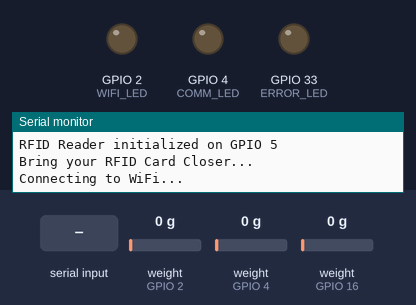
Recording of a sketch running on a simulated ESP32. Parts: output pins drawn as LEDs (lit = HIGH), the last lines printed to the serial monitor. The inputs (shaded band) are chosen by the test bench; at power-on: weight on the scale (sensors on GPIO 2, GPIO 4, GPIO 16) 0 g. WiFi joins after 1.5 s; servers stay silent unless stated; pins used as bus, display or sensor lines are not drawn.

Above: at 0.1 s.
At 9.0 s:
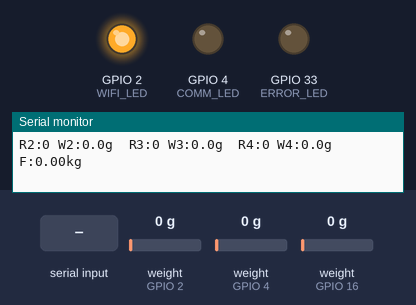
9.1 s: "calibrate2\n" received over Serial
15.5 s: "calibrate3\n" received over Serial
20.6 s: weight on the scale (sensor on GPIO 2) set to 100 g
Timing chart, 0 to 23.6 s (numbered marks = the images above; inputs shaded):
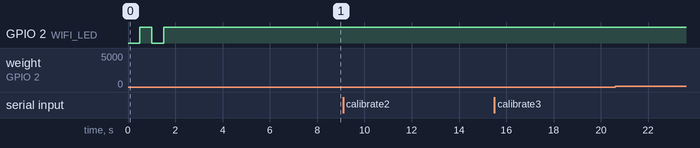

The sketch:

Manual_ENcorporation.ino
```cpp
#include <WiFi.h>
#include <ArduinoJson.h>
#include "esp_camera.h"  // ESP32 Camera library
#include <HardwareSerial.h>

// WiFi configuration
const char* ssid = "Kealeboga's S24";
const char* password = "Skhalo The Great";

// Server configuration (your PC's IP and port)
const char* serverIP = "196.42.97.5";
const int serverPort = 12345;


// Status LEDs
#define WIFI_LED 2       // Built-in LED (usually GPIO2 on ESP32)
#define COMM_LED 4       // Communication status LED
#define ERROR_LED 33     // Changed from 5 to avoid conflict with RFID

// RFID configuration
#define RFID_RX 5        // Keep RFID on GPIO 5
#define RFID_TX -1       // Not used
HardwareSerial RFID(2);  // Use UART2

// RFID variables
String text = "";
String CardNumber = "1100773C55";
String lastValidCardID = "";
bool cardProcessed = false;

// Timing
unsigned long lastSendTime = 0;
const long sendInterval = 1000;  // Check every 1 second
int mockCounter = 1;


#include <Arduino.h>
#include <HX711.h>

// --- Pin Definitions for 3 HX711 Scales ---
#define DOUT2_PIN       2   // Data pin for Scale 2 (now primary)
#define DOUT3_PIN       4   // Data pin for Scale 3
#define DOUT4_PIN       16  // Data pin for Scale 4
#define SCK_SHARED_PIN  17  // Shared clock pin

// --- HX711 Scale Objects ---
HX711 scale2;  // Now primary scale
HX711 scale3;
HX711 scale4;

// --- Calibration Factors ---
const float CALIBRATION_FACTOR_SCALE2 = 23.1358;
const float CALIBRATION_FACTOR_SCALE3 = 23.8812;
const float CALIBRATION_FACTOR_SCALE4 = 27.8928;

// --- Kalman Filter Parameters ---
double Q = 0.001;  // Process noise covariance
double R = 0.01;   // Measurement noise covariance
double x_est_combined_kg = 0.0;
double P_est_combined_kg = 1.0;


double getKalmanFilteredWeight(double meas_kg) {
    // Prediction
    double P_pred = P_est_combined_kg + Q;
    // Update
    double K = P_pred / (P_pred + R);
    x_est_combined_kg += K * (meas_kg - x_est_combined_kg);
    P_est_combined_kg = (1 - K) * P_pred;
    return x_est_combined_kg;
}


void calibrateScale(HX711 &scale_obj, const String& name) {
    Serial.printf("\n--- Calibrating %s ---\n", name.c_str());
    Serial.println("Remove all weight for tare...");
    delay(3000);
    scale_obj.tare(20);
    Serial.print("Tared. Raw offset = ");
    Serial.println(scale_obj.get_value());

    float known_weights[] = {500, 2350.0, 4450.0};
    int n = sizeof(known_weights)/sizeof(known_weights[0]);

    for (int i = 0; i < n; i++) {
        Serial.printf("\nStep %d/%d: Place %.1fg. Press Enter.\n", i+1, n, known_weights[i]);
        while (!Serial.available()) { delay(500); }
        Serial.readStringUntil('\n');
        while (Serial.available()) Serial.read();
        delay(2000);
        float units = scale_obj.get_value(50);
        Serial.printf("Units with %.1fg: %.2f\n", known_weights[i], units);
        if (units != 0) {
            float f = units / known_weights[i];
            Serial.printf("Factor for this weight: %.4f\n", f);
        }
        Serial.println("Remove weight.");
        delay(2000);
    }
    Serial.println("\nAverage your 3 factors and update the sketch constants.");
    float last_units = scale_obj.get_value(20);
    if (last_units != 0) {
        scale_obj.set_scale(last_units / known_weights[n-1]);
        Serial.printf("Temp scale set to %.4f\n", last_units/known_weights[n-1]);
    } else {
        scale_obj.set_scale(1.0);
    }
    Serial.printf("--- Calibration complete for %s ---\n", name.c_str());
}


void setup() {
  // Initialize Serial - ONLY ONCE!
  Serial.begin(115200);

  // Initialize LEDs
  pinMode(WIFI_LED, OUTPUT);
  pinMode(COMM_LED, OUTPUT);
  pinMode(ERROR_LED, OUTPUT);
  digitalWrite(WIFI_LED, LOW);
  digitalWrite(COMM_LED, LOW);
  digitalWrite(ERROR_LED, LOW);

  // Initialize RFID
  RFID.begin(9600, SERIAL_8N1, RFID_RX, RFID_TX);
  Serial.println("RFID Reader initialized on GPIO 5");
  Serial.println("Bring your RFID Card Closer...");

  // Initialize WiFi
  WiFi.begin(ssid, password);
  Serial.println("Connecting to WiFi...");

  while (WiFi.status() != WL_CONNECTED) {
    delay(500);
    Serial.print(".");
    digitalWrite(WIFI_LED, !digitalRead(WIFI_LED));  // Blink while connecting
  }

  digitalWrite(WIFI_LED, HIGH);  // Solid on when connected
  Serial.println("");
  Serial.println("WiFi connected");
  Serial.print("IP address: ");
  Serial.println(WiFi.localIP());

  delay(1000);


  //weigh set up
    delay(300);
    Serial.println("\n--- 3-Scale HX711 System (Scales 2,3,4) ---");

    // Initialize scales
    scale2.begin(DOUT2_PIN, SCK_SHARED_PIN);
    scale3.begin(DOUT3_PIN, SCK_SHARED_PIN);
    scale4.begin(DOUT4_PIN, SCK_SHARED_PIN);
    delay(2000);

    // Apply calibration
    scale2.set_scale(CALIBRATION_FACTOR_SCALE2);
    scale3.set_scale(CALIBRATION_FACTOR_SCALE3);
    scale4.set_scale(CALIBRATION_FACTOR_SCALE4);

    Serial.println("Calibration factors set:");
    Serial.printf("  S2=%.4f, S3=%.4f, S4=%.4f\n",
                  CALIBRATION_FACTOR_SCALE2,
                  CALIBRATION_FACTOR_SCALE3,
                  CALIBRATION_FACTOR_SCALE4);

    // Tare all
    scale2.tare(10);
    scale3.tare(10);
    scale4.tare(10);

    // Reset Kalman
    x_est_combined_kg = 0;
    P_est_combined_kg = 1;

    Serial.println("Ready! Commands: calibrate2, calibrate3, calibrate4");
    Serial.println("Output: Raw2 W2(g)  Raw3 W3(g)  Raw4 W4(g)  Filtered(kg)");
}


void loop() {
  // Continuously read RFID
  readRFID();

  unsigned long currentTime = millis();

  // Send data at intervals or when new card is detected
  if (currentTime - lastSendTime >= sendInterval) {
    lastSendTime = currentTime;

    // Prepare data to send
    String rfidToSend = "NO_CARD";
    String status = "WAITING";

    if (lastValidCardID != "") {
      rfidToSend = lastValidCardID;
      status = checkAccess(lastValidCardID) ? "ACCESS_GRANTED" : "ACCESS_DENIED";

      // Clear the card ID after processing to avoid repeated sends
      lastValidCardID = "";
    }


//===============
    double filt_kg = 0;
    static uint32_t last = 0;
    if (millis() - last >= 100) {
        if (scale2.is_ready() && scale3.is_ready() && scale4.is_ready()) {

            long r2 = scale2.read();
            long r3 = scale3.read();
            long r4 = scale4.read();
            float w2 = scale2.get_units(1);
            float w3 = scale3.get_units(1);
            float w4 = scale4.get_units(1);

            // Combine all three scales
            float comb_g = 0.9 * (abs(w2) + abs(w3) + abs(w4)) / 3.0;
            double meas_kg = comb_g / 1000.0;
            filt_kg = getKalmanFilteredWeight(meas_kg);

            Serial.printf("R2:%ld W2:%.1fg  R3:%ld W3:%.1fg  R4:%ld W4:%.1fg  F:%.2fkg\n",
                          r2, w2, r3, w3, r4, w4, filt_kg);

            last = millis();
        }
    }

    // Handle calibration commands
    if (Serial.available()) {
        String cmd = Serial.readStringUntil('\n');
        cmd.trim();
        if (cmd == "calibrate2") {
            calibrateScale(scale2, "Scale 2");
        } else if (cmd == "calibrate3") {
            calibrateScale(scale3, "Scale 3");
        } else if (cmd == "calibrate4") {
            calibrateScale(scale4, "Scale 4");
        }
        // Re-tare after calibration
        scale2.tare(10);
        scale3.tare(10);
        scale4.tare(10);
        x_est_combined_kg = 0;
        P_est_combined_kg = 1;
        while (Serial.available()) Serial.read();
    }
//===============


    int count = 0;
    while(count < 5){
      delay(1000);
      count++;
    }

    //float mockWeight = random(1, 50) / 10.0;  // Random weight between 1.0-50.0 kg
    float mockWeight = filt_kg;
    // Create JSON payload
    DynamicJsonDocument doc(512);
    doc["rfid"] = rfidToSend;
    doc["weight"] = mockWeight;
    doc["imageurl"] = "https://drive.google.com/file/d/1HNX2AHT-P-N_5J7Y3iFb8TWuacCzBD_g/view?usp=drive_link";
    doc["counter"] = mockCounter;
    doc["status"] = status;
    doc["timestamp"] = millis();

    String payload;
    serializeJson(doc, payload);

    // Only send if we have meaningful data (not just waiting status)
    if (rfidToSend != "NO_CARD") {
      sendToServer(payload);
      mockCounter++;
    }
  }

  delay(50);  // Small delay to prevent overwhelming the system


}

void readRFID() {
  char c;

  // Read available RFID data
  while (RFID.available() > 0) {
    delay(5);
    c = RFID.read();
    text += c;
  }

  // Process when we have enough data
  if (text.length() > 20) {
    processCard();
    text = "";  //Clear for next reading
  }
}

void processCard() {
  // Extract card ID (same logic as your check function)
  String cardID = text.substring(1, 11);

  Serial.println("\n=== CARD DETECTED ===");
  Serial.println("Raw data length: " + String(text.length()));
  Serial.println("Card ID: " + cardID);
  Serial.println("Authorized ID: " + CardNumber);

  // Store the card ID for sending to server
  lastValidCardID = cardID;

  // Provide immediate feedback
  if (checkAccess(cardID)) {
    Serial.println("✓ Access accepted");
    digitalWrite(COMM_LED, HIGH);
    delay(500);
    digitalWrite(COMM_LED, LOW);
  } else {
    Serial.println("✗ Access denied");
    digitalWrite(ERROR_LED, HIGH);
    delay(1000);
    digitalWrite(ERROR_LED, LOW);
  }

  Serial.println("Bring your RFID card closer for next reading...");
}

bool checkAccess(String cardID) {
  return (CardNumber.indexOf(cardID) >= 0);
}

void sendToServer(String payload) {
  WiFiClient client;

  Serial.println("\n--- SENDING TO SERVER ---");
  Serial.println("Payload: " + payload);

  digitalWrite(COMM_LED, HIGH);  // Turn on comm LED during transmission

  if (!client.connect(serverIP, serverPort)) {
    Serial.println("❌ Connection to server failed!");
    digitalWrite(ERROR_LED, HIGH);
    delay(500);
    digitalWrite(ERROR_LED, LOW);
    digitalWrite(COMM_LED, LOW);
    return;
  }

  Serial.println("✓ Connected to server");

  client.println(payload);

  // Wait for response with timeout
  unsigned long timeout = millis();
  while (client.available() == 0) {
    if (millis() - timeout > 5000) {
      Serial.println("⏰ Client Timeout!");
      client.stop();
      digitalWrite(ERROR_LED, HIGH);
      delay(500);
      digitalWrite(ERROR_LED, LOW);
      digitalWrite(COMM_LED, LOW);
      return;
    }
  }

  // Read response
  Serial.println("Server responses:");
  while (client.available()) {
    String line = client.readStringUntil('\r');
    Serial.println("  → " + line);
  }

  client.stop();
  digitalWrite(COMM_LED, LOW);
  Serial.println("✓ Data sent successfully!");
}
```
